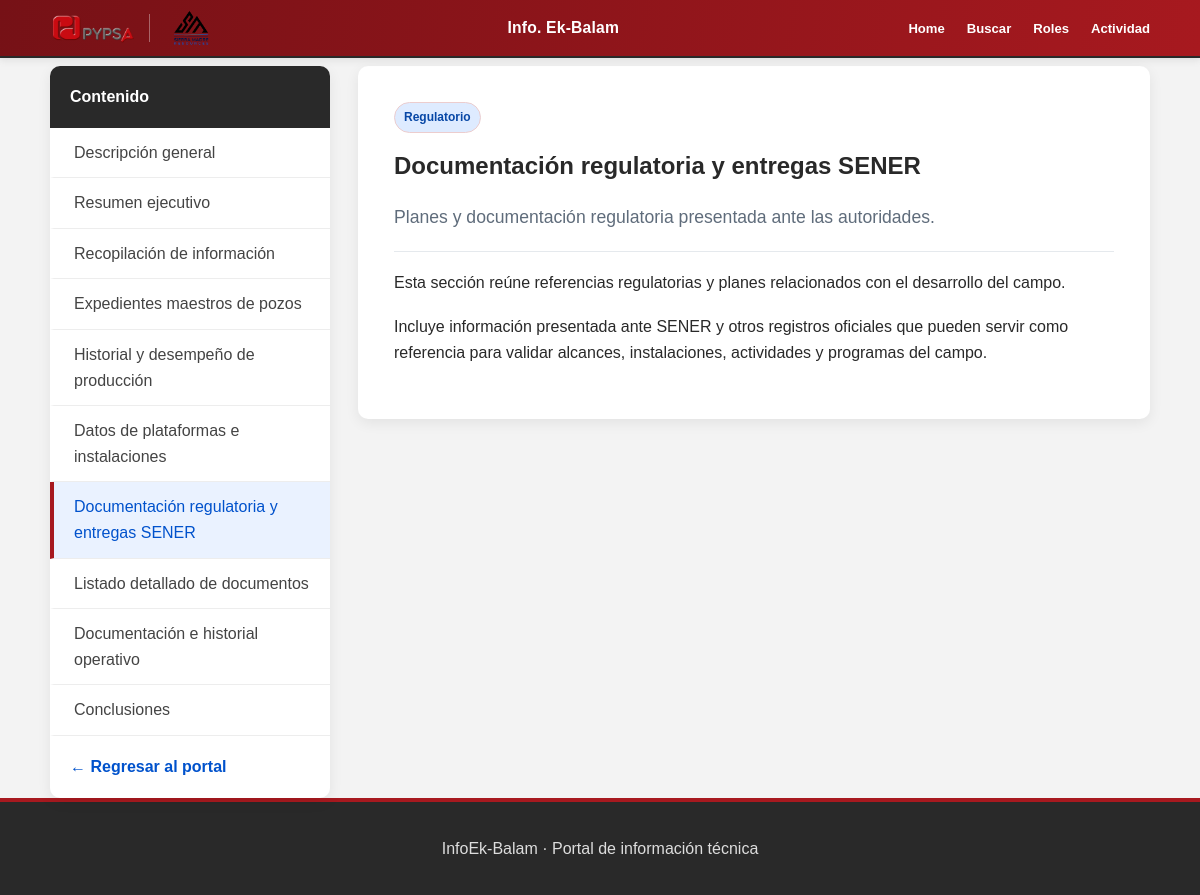
Screenshot of /contenido/regulatory-sener (signed in) with the database file from the repository.
### models.py (models this page shows)
class Contenido(db.Model):
    __tablename__ = "contenidos"
    id = db.Column(
        db.Integer,
        primary_key=True
    )
    slug = db.Column(
        db.String(120),
        unique=True,
        nullable=False
    )
    titulo = db.Column(
        db.String(200),
        nullable=False
    )
    categoria = db.Column(
        db.String(100),
        nullable=False
    )
    resumen = db.Column(
        db.Text,
        nullable=True
    )
    contenido = db.Column(
        db.Text,
        nullable=False
    )
    palabras_clave = db.Column(
        db.Text,
        nullable=True
    )
    orden = db.Column(
        db.Integer,
        default=0,
        nullable=False
    )
    activo = db.Column(
        db.Boolean,
        default=True,
        nullable=False
    )

### app.py (the view)
@app.route("/contenido/<string:slug>")
@login_required
def ver_contenido(slug):
    contenido = Contenido.query.filter_by(
        slug=slug,
        activo=True
    ).first_or_404()
    contenidos_menu = (
        Contenido.query
        .filter_by(activo=True)
        .order_by(Contenido.orden)
        .all()
    )
    pozos_por_plataforma = (
        obtener_pozos_por_plataforma()
        if slug == "well-master-files"
        else {}
    )
    imagenes_por_plataforma = obtener_imagenes_por_plataforma(
        pozos_por_plataforma
    )
    historiales_por_plataforma = obtener_historiales_por_plataforma(
        None if slug == "production-history" else pozos_por_plataforma
    )
    return render_template(
        "contenido.html",
        contenido=contenido,
        contenidos_menu=contenidos_menu,
        pozos_por_plataforma=pozos_por_plataforma,
        imagenes_por_plataforma=imagenes_por_plataforma,
        historiales_por_plataforma=historiales_por_plataforma,
        opciones_produccion=opciones_produccion(),
    )

### app.py (called while the page is built)
def obtener_imagenes_por_plataforma(pozos_por_plataforma):
    return {
        plataforma: PLATAFORMAS_BUSQUEDA.get(
            plataforma.upper(),
            {}
        ).get("imagen")
        for plataforma in pozos_por_plataforma
    }

def obtener_historiales_por_plataforma(pozos_por_plataforma=None):
    plataformas = (
        pozos_por_plataforma
        if pozos_por_plataforma is not None
        else HISTORIALES_PRODUCCION
    )
    return {
        plataforma: HISTORIALES_PRODUCCION[plataforma]
        for plataforma in plataformas
        if plataforma in HISTORIALES_PRODUCCION
    }

@login_manager.user_loader
def cargar_usuario(usuario_id):
    return db.session.get(
        Usuario,
        int(usuario_id)
    )

@app.before_request
def registrar_actividad_usuario():
    if not current_user.is_authenticated:
        return
    registro_id = session.get("registro_acceso_id")
    if not registro_id:
        return
    ahora_epoch = time.time()
    ultima_actualizacion = session.get("registro_actividad_epoch", 0)
    if ahora_epoch - ultima_actualizacion < 60:
        return
    registro = db.session.get(SesionNavegacion, registro_id)
    if registro and registro.usuario_id == current_user.id and not registro.fecha_salida:
        registro.ultima_actividad = datetime.utcnow()
        db.session.commit()
        session["registro_actividad_epoch"] = ahora_epoch

### models.py (called while the page is built)
    def tiene_permiso(self, codigo):
        return any(
            permiso.codigo == codigo
            for rol in self.roles
            for permiso in rol.permisos
        )

    @property
    def is_active(self):
        return self.activo

### templates/contenido.html (shortened to what this page needs)
{% extends "base.html" %}
{% from "_explorador_pozos.html" import explorador_pozos %}
{% from "_historiales_produccion.html" import selector_historiales %}
{% from "_produccion_interactiva.html" import produccion_interactiva %}
{% block content %}
<div class="distribucion-portal">
    <aside class="menu-lateral">
        <div class="menu-lateral-titulo">
            <span>Contenido</span>
        </div>
        <nav>
            {% for elemento in contenidos_menu %}
                <a
                    href="{{ url_for(
                        'ver_contenido',
                        slug=elemento.slug
                    ) }}#contenido-principal"
                    class="{% if elemento.id == contenido.id %}
                        activo
                    {% endif %}"
                >
                    {{ elemento.titulo }}
                </a>
            {% endfor %}
        </nav>
        <a
            class="volver-portal"
            href="{{ url_for('portal') }}"
        >
            ← Regresar al portal
        </a>
    </aside>
<article
    id="contenido-principal"
    class="contenido-documental"
>
        <span class="categoria">
            {{ contenido.categoria }}
        </span>
        <h1>
            {{ contenido.titulo }}
        </h1>
        <p class="resumen-contenido">
            {{ contenido.resumen }}
        </p>
        <div class="texto-contenido">
            {% for parrafo in contenido.contenido.split('\n\n') %}
                {% if parrafo.strip() %}
                    <p>{{ parrafo.strip() }}</p>
                {% endif %}
            {% endfor %}
        </div>
    </article>
</div>
{% endblock %}

### static/css/styles.css (style rules this page uses)
:root { --rojo-principal: #a7191f; --rojo-oscuro: #761116; --rojo-hover: #8b151a; --rojo-claro: #f6e8e9; --gris-oscuro: #292929; --gris-medio: #606060; --gris-suave: #d7d7d7; --gris-claro: #f3f3f3; --blanco: #ffffff; --sombra: rgb(0 0 0 / 9%); }
* { box-sizing: border-box; }
html { min-height: 100%; scroll-behavior: smooth; }
body { min-height: 100vh; margin: 0; display: flex; flex-direction: column; font-family: Arial, Helvetica, sans-serif; line-height: 1.6; color: var(--gris-oscuro); background-color: var(--gris-claro); }
#contenido-principal { scroll-margin-top: 110px; }
.tarjeta, .portal-bienvenida, .indicador, .tarjeta-contenido, .contenido-documental, .pagina-busqueda { background-color: var(--blanco); box-shadow: 0 4px 14px var(--sombra); }
.categoria { display: inline-block; width: fit-content; padding: 5px 10px; color: var(--rojo-oscuro); font-size: 0.75rem; font-weight: 700; background-color: var(--rojo-claro); border: 1px solid #eccdce; border-radius: 20px; }
.categoria { display: inline-block; width: fit-content; padding: 5px 9px; color: #0747a6; font-size: 0.75rem; font-weight: 700; background: #deebff; border-radius: 20px; }
.distribucion-portal { display: grid; grid-template-columns: 280px 1fr; gap: 28px; align-items: start; }
.menu-lateral { position: sticky; top: 20px; overflow: hidden; background: white; border-radius: 10px; box-shadow: 0 4px 14px rgb(0 0 0 / 7%); }
.menu-lateral-titulo { padding: 18px 20px; color: var(--blanco); font-weight: 700; background-color: var(--gris-oscuro); }
.menu-lateral nav a:hover, .menu-lateral nav a.activo { color: var(--rojo-principal); background-color: var(--rojo-claro); border-left: 4px solid var(--rojo-principal); }
.menu-lateral nav { display: flex; flex-direction: column; }
.menu-lateral nav a { padding: 12px 20px; color: #444444; text-decoration: none; border-left: 4px solid transparent; border-bottom: 1px solid #ededed; }
.menu-lateral nav a:hover, .menu-lateral nav a.activo { color: #0052cc; background: #eaf2ff; }
.volver-portal { display: inline-block; margin: 18px 20px; color: #0052cc; font-weight: 700; text-decoration: none; }
.contenido-documental { padding: 36px; background: white; border-radius: 10px; box-shadow: 0 4px 14px rgb(0 0 0 / 7%); }
.contenido-documental h1 { margin: 14px 0 12px; }
.resumen-contenido { padding-bottom: 20px; color: #5f6c7b; font-size: 1.1rem; border-bottom: 1px solid #e5e9ed; }
.texto-contenido p { margin: 18px 0; }

### rows the page displays
Contenido: titulo "Descripción general"
Contenido: titulo "Resumen ejecutivo"
Contenido: titulo "Recopilación de información"
Contenido: titulo "Expedientes maestros de pozos"
Contenido: titulo "Historial y desempeño de producción"
Contenido: titulo "Datos de plataformas e instalaciones"
Contenido: titulo "Documentación regulatoria y entregas SENER", categoria "Regulatorio", resumen "Planes y documentación regulatoria presentada ante las autoridades."
Contenido: titulo "Listado detallado de documentos"
Contenido: titulo "Documentación e historial operativo"
Contenido: titulo "Conclusiones"

### other values shown
{{ parrafo.strip() }} "Esta sección reúne referencias regulatorias y planes relacionados con el desarrollo del campo." "Incluye información presentada ante SENER y otros registros oficiales que pueden servir como referencia para validar alcances, instalaciones, actividades y programas del campo."
